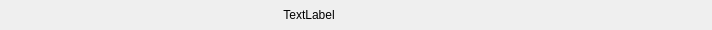
<?xml version="1.0" encoding="UTF-8"?>
<ui version="4.0">
 <class>DraggableToolbar</class>
 <widget class="QWidget" name="DraggableToolbar">
  <property name="geometry">
   <rect>
    <x>0</x>
    <y>0</y>
    <width>712</width>
    <height>30</height>
   </rect>
  </property>
  <property name="minimumSize">
   <size>
    <width>0</width>
    <height>28</height>
   </size>
  </property>
  <property name="maximumSize">
   <size>
    <width>16777215</width>
    <height>30</height>
   </size>
  </property>
  <property name="windowTitle">
   <string>Form</string>
  </property>
  <layout class="QHBoxLayout" name="mainHorizontalLayout" stretch="0,1,0,0">
   <property name="spacing">
    <number>0</number>
   </property>
   <property name="leftMargin">
    <number>2</number>
   </property>
   <property name="topMargin">
    <number>2</number>
   </property>
   <property name="rightMargin">
    <number>2</number>
   </property>
   <property name="bottomMargin">
    <number>2</number>
   </property>
   <item>
    <spacer name="horizontalSpacer">
     <property name="orientation">
      <enum>Qt::Horizontal</enum>
     </property>
     <property name="sizeType">
      <enum>QSizePolicy::Fixed</enum>
     </property>
     <property name="sizeHint" stdset="0">
      <size>
       <width>40</width>
       <height>20</height>
      </size>
     </property>
    </spacer>
   </item>
   <item>
    <widget class="QLabel" name="label">
     <property name="text">
      <string>TextLabel</string>
     </property>
     <property name="alignment">
      <set>Qt::AlignCenter</set>
     </property>
    </widget>
   </item>
   <item>
    <widget class="QWidget" name="widgetButtons" native="true">
     <property name="minimumSize">
      <size>
       <width>110</width>
       <height>24</height>
      </size>
     </property>
     <property name="maximumSize">
      <size>
       <width>110</width>
       <height>24</height>
      </size>
     </property>
     <layout class="QHBoxLayout" name="horizontalLayout">
      <property name="spacing">
       <number>0</number>
      </property>
      <property name="leftMargin">
       <number>0</number>
      </property>
      <property name="topMargin">
       <number>0</number>
      </property>
      <property name="rightMargin">
       <number>0</number>
      </property>
      <property name="bottomMargin">
       <number>0</number>
      </property>
      <item>
       <spacer name="horizontalSpacer_2">
        <property name="orientation">
         <enum>Qt::Horizontal</enum>
        </property>
        <property name="sizeHint" stdset="0">
         <size>
          <width>0</width>
          <height>0</height>
         </size>
        </property>
       </spacer>
      </item>
      <item>
       <widget class="QPushButton" name="buttonBackground">
        <property name="minimumSize">
         <size>
          <width>24</width>
          <height>24</height>
         </size>
        </property>
        <property name="maximumSize">
         <size>
          <width>24</width>
          <height>24</height>
         </size>
        </property>
        <property name="toolTip">
         <string>&lt;html&gt;&lt;head/&gt;&lt;body&gt;&lt;p&gt;&lt;span style=&quot; font-weight:600;&quot;&gt;Drag and Drop &lt;/span&gt;a timeseries here, to assign a color to the background, using the ColorMap.&lt;/p&gt;&lt;p&gt;Click this button to change it.&lt;/p&gt;&lt;/body&gt;&lt;/html&gt;</string>
        </property>
        <property name="text">
         <string/>
        </property>
        <property name="checkable">
         <bool>false</bool>
        </property>
        <property name="flat">
         <bool>true</bool>
        </property>
       </widget>
      </item>
      <item>
       <widget class="QPushButton" name="buttonSplitHorizontal">
        <property name="minimumSize">
         <size>
          <width>24</width>
          <height>24</height>
         </size>
        </property>
        <property name="maximumSize">
         <size>
          <width>24</width>
          <height>24</height>
         </size>
        </property>
        <property name="focusPolicy">
         <enum>Qt::NoFocus</enum>
        </property>
        <property name="text">
         <string/>
        </property>
        <property name="icon">
         <iconset>
          <normaloff>:/resources/svg/add_column.svg</normaloff>:/resources/svg/add_column.svg</iconset>
        </property>
        <property name="iconSize">
         <size>
          <width>20</width>
          <height>20</height>
         </size>
        </property>
        <property name="flat">
         <bool>true</bool>
        </property>
       </widget>
      </item>
      <item>
       <widget class="QPushButton" name="buttonSplitVertical">
        <property name="minimumSize">
         <size>
          <width>24</width>
          <height>24</height>
         </size>
        </property>
        <property name="maximumSize">
         <size>
          <width>24</width>
          <height>24</height>
         </size>
        </property>
        <property name="focusPolicy">
         <enum>Qt::NoFocus</enum>
        </property>
        <property name="text">
         <string/>
        </property>
        <property name="icon">
         <iconset>
          <normaloff>:/resources/svg/add_row.svg</normaloff>:/resources/svg/add_row.svg</iconset>
        </property>
        <property name="iconSize">
         <size>
          <width>20</width>
          <height>20</height>
         </size>
        </property>
        <property name="flat">
         <bool>true</bool>
        </property>
       </widget>
      </item>
      <item>
       <widget class="QPushButton" name="buttonFullscreen">
        <property name="minimumSize">
         <size>
          <width>24</width>
          <height>24</height>
         </size>
        </property>
        <property name="maximumSize">
         <size>
          <width>24</width>
          <height>24</height>
         </size>
        </property>
        <property name="focusPolicy">
         <enum>Qt::NoFocus</enum>
        </property>
        <property name="toolTip">
         <string>&lt;html&gt;&lt;head/&gt;&lt;body&gt;&lt;p&gt;Fullscreen&lt;/p&gt;&lt;/body&gt;&lt;/html&gt;</string>
        </property>
        <property name="text">
         <string/>
        </property>
        <property name="icon">
         <iconset>
          <normaloff>:/resources/svg/expand.svg</normaloff>:/resources/svg/expand.svg</iconset>
        </property>
        <property name="iconSize">
         <size>
          <width>20</width>
          <height>20</height>
         </size>
        </property>
        <property name="checkable">
         <bool>false</bool>
        </property>
        <property name="flat">
         <bool>true</bool>
        </property>
       </widget>
      </item>
     </layout>
    </widget>
   </item>
   <item>
    <widget class="QPushButton" name="buttonClose">
     <property name="minimumSize">
      <size>
       <width>24</width>
       <height>24</height>
      </size>
     </property>
     <property name="maximumSize">
      <size>
       <width>24</width>
       <height>24</height>
      </size>
     </property>
     <property name="focusPolicy">
      <enum>Qt::NoFocus</enum>
     </property>
     <property name="toolTip">
      <string>&lt;html&gt;&lt;head/&gt;&lt;body&gt;&lt;p&gt;Close Plot Area&lt;/p&gt;&lt;/body&gt;&lt;/html&gt;</string>
     </property>
     <property name="text">
      <string/>
     </property>
     <property name="icon">
      <iconset>
       <normaloff>:/resources/svg/close-button.svg</normaloff>:/resources/svg/close-button.svg</iconset>
     </property>
     <property name="iconSize">
      <size>
       <width>20</width>
       <height>20</height>
      </size>
     </property>
     <property name="flat">
      <bool>true</bool>
     </property>
    </widget>
   </item>
  </layout>
 </widget>
 <resources/>
 <connections/>
</ui>
